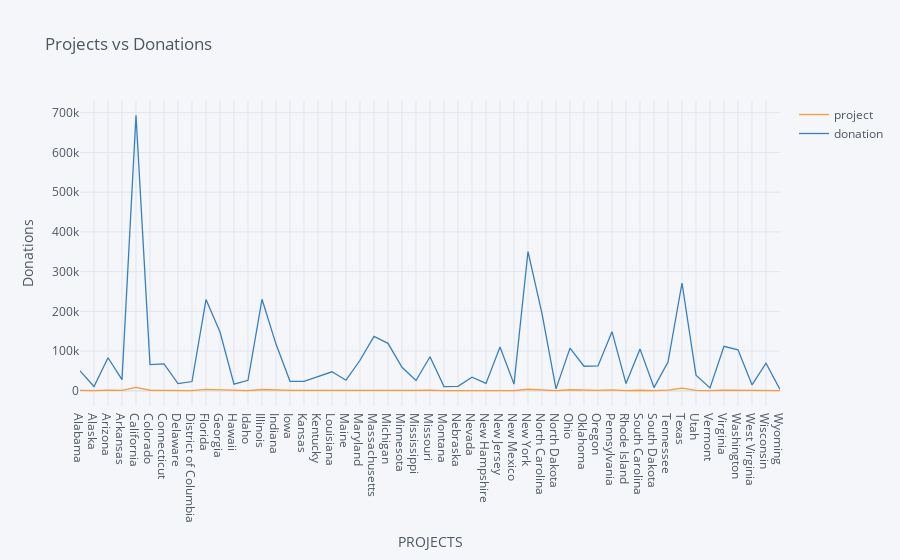

The notebook cell saved with this chart:
### Code cell
df.iplot(kind='scatter',xTitle='PROJECTS',yTitle='Donations',title='Projects vs Donations')

### Figure 1 — Plotly figure (JSON) as saved in the notebook; plotly's stock layout.template omitted (floating-point values rounded to 4 significant figures)
{"data": [{"line": {"color": "rgba(255, 153, 51, 1.0)", "dash": "solid", "shape": "linear", "width": 1.3}, "mode": "lines", "name": "project", "text": "", "type": "scatter", "x": ["Alabama", "Alaska", "Arizona", "Arkansas", "California", "Colorado", "Connecticut", "Delaware", "District of Columbia", "Florida", "Georgia", "Hawaii", "Idaho", "Illinois", "Indiana", "Iowa", "Kansas", "Kentucky", "Louisiana", "Maine", "Maryland", "Massachusetts", "Michigan", "Minnesota", "Mississippi", "Missouri", "Montana", "Nebraska", "Nevada", "New Hampshire", "New Jersey", "New Mexico", "New York", "North Carolina", "North Dakota", "Ohio", "Oklahoma", "Oregon", "Pennsylvania", "Rhode Island", "South Carolina", "South Dakota", "Tennessee", "Texas", "Utah", "Vermont", "Virginia", "Washington", "West Virginia", "Wisconsin", "Wyoming"], "y": [1141, 273, 1529, 923, 8457, 1321, 816, 208, 227, 3302, 2125, 266, 513, 3126, 1555, 833, 851, 1024, 1215, 483, 1145, 1447, 2653, 1169, 840, 1779, 312, 409, 538, 299, 1775, 546, 3819, 2543, 200, 2546, 1340, 978, 2163, 246, 1260, 317, 1555, 6485, 883, 181, 1656, 1581, 513, 1479, 148]}, {"line": {"color": "rgba(55, 128, 191, 1.0)", "dash": "solid", "shape": "linear", "width": 1.3}, "mode": "lines", "name": "donation", "text": "", "type": "scatter", "x": ["Alabama", "Alaska", "Arizona", "Arkansas", "California", "Colorado", "Connecticut", "Delaware", "District of Columbia", "Florida", "Georgia", "Hawaii", "Idaho", "Illinois", "Indiana", "Iowa", "Kansas", "Kentucky", "Louisiana", "Maine", "Maryland", "Massachusetts", "Michigan", "Minnesota", "Mississippi", "Missouri", "Montana", "Nebraska", "Nevada", "New Hampshire", "New Jersey", "New Mexico", "New York", "North Carolina", "North Dakota", "Ohio", "Oklahoma", "Oregon", "Pennsylvania", "Rhode Island", "South Carolina", "South Dakota", "Tennessee", "Texas", "Utah", "Vermont", "Virginia", "Washington", "West Virginia", "Wisconsin", "Wyoming"], "y": [50002, 10729, 83092, 28021, 693577, 65940, 67892, 17872, 23217, 229542, 147897, 16707, 26245, 230350, 117470, 23894, 23598, 34700, 47699, 26550, 76769, 136845, 119337, 59078, 25863, 85597, 10614, 11131, 34220, 18555, 109926, 16734, 350553, 194465, 4666, 107401, 61697, 62418, 148752, 18129, 105421, 7982, 72123, 271348, 39336, 7157, 111740, 103021, 14929, 69479, 3476]}], "layout": {"legend": {"bgcolor": "#F5F6F9", "font": {"color": "#4D5663"}}, "paper_bgcolor": "#F5F6F9", "plot_bgcolor": "#F5F6F9", "title": {"font": {"color": "#4D5663"}, "text": "Projects vs Donations"}, "xaxis": {"gridcolor": "#E1E5ED", "showgrid": true, "tickfont": {"color": "#4D5663"}, "title": {"font": {"color": "#4D5663"}, "text": "PROJECTS"}, "zerolinecolor": "#E1E5ED"}, "yaxis": {"gridcolor": "#E1E5ED", "showgrid": true, "tickfont": {"color": "#4D5663"}, "title": {"font": {"color": "#4D5663"}, "text": "Donations"}, "zerolinecolor": "#E1E5ED"}}}
